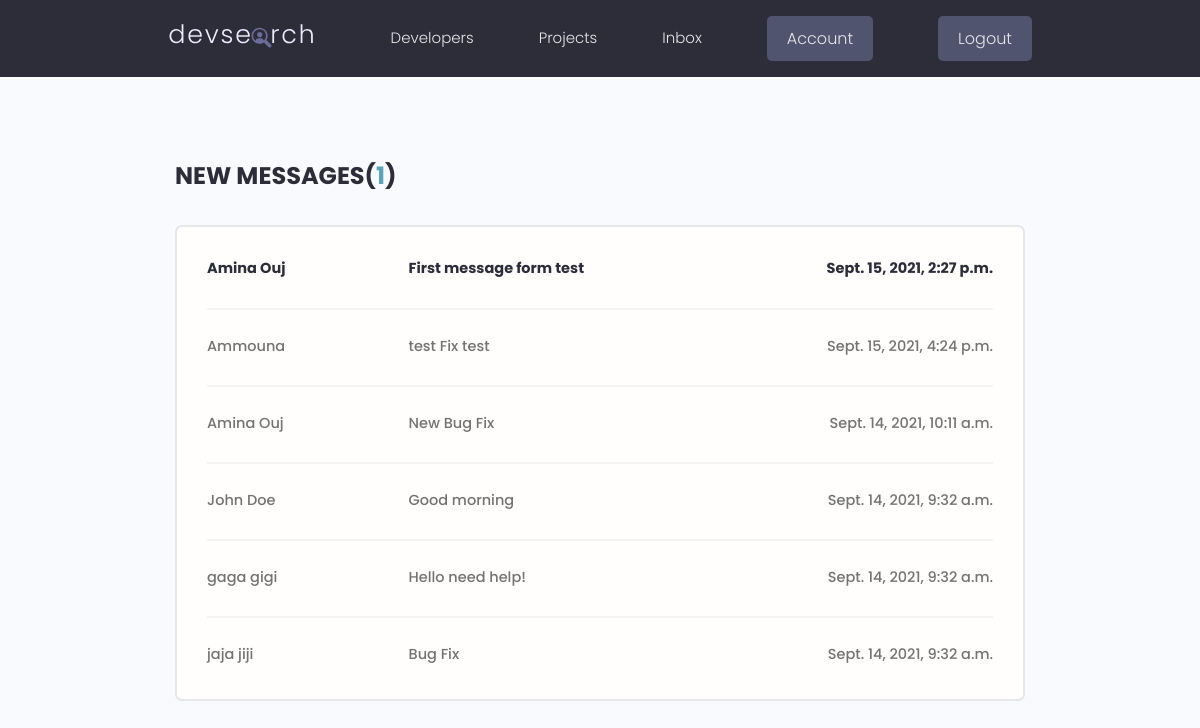
Page /inbox/ (signed in) on the committed database.
### users/models.py (models this page shows, shortened)
class Message(models.Model):
    sender = models.ForeignKey(Profile,on_delete=models.SET_NULL, null = True, blank=True)
    recepient = models.ForeignKey(Profile,on_delete=models.SET_NULL, null = True, blank=True,related_name="messages")
    name = models.CharField(max_length=200,null = True, blank=True)
    email = models.EmailField(max_length=500,null = True, blank=True)
    subject = models.CharField(max_length=200,null = True, blank=True)
    body  =models.TextField(null = False, blank=False)
    is_read = models.BooleanField(default=False,null=True)
    created =  models.DateTimeField(auto_now_add=True)
    id = models.UUIDField(default=uuid.uuid4,unique=True, primary_key=True,editable=False)
    class Meta:
        ordering = ['is_read','-created']

### users/views.py (the view)
# urls.py: path('inbox/',views.inbox,name='inbox-path'),
@login_required(login_url='login-path')
def inbox(request):
    profile = request.user.profile
    recipient = profile
    inboxMessages = recipient.messages.all()
    unreadMessagesCount = inboxMessages.filter(is_read = False).count()
    context = {'inboxMessages':inboxMessages, 'unreadMessagesCount':unreadMessagesCount}
    return render(request,'users/inbox.html',context)

### users/templates/users/inbox.html
{% extends 'main.html' %}
{% block content %}
<main class="inbox my-xl">
  <div class="content-box">
    <h3 class="inbox__title">New Messages(<span>{{unreadMessagesCount}}</span>)</h3>
    <ul class="messages">
      {% for message  in inboxMessages  %}
       {% if message.is_read == False %}
          <li class="message message--unread">
            <a href="{% url 'viewMessage-path'  message.id %}">
              <span class="message__author">{{message.name}}</span>
              <span class="message__subject">{{message.subject}}</span>
              <span class="message__date">{{message.created}}</span>
            </a>
            </li>
       {% else %}
          <li class="message">
            <a href="{% url 'viewMessage-path'  message.id %}">
              <span class="message__author">{{message.name}}</span>
              <span class="message__subject">{{message.subject}}</span>
              <span class="message__date">{{message.created}}</span>
            </a>
          </li>
       {% endif %}
      {% endfor %}
    </ul>
  </div>
</main>
{% endblock content %}

### static/styles/app.css (style rules this page uses)
:root { --color-sub: #2d2d39; }
.content-box { width: 95%; max-width: 85rem; margin: 0 auto; }
.inbox { height: 90vh; }
.inbox__title, .inbox__title span { font-size: 2.4rem; font-weight: 700; color: var(--color-sub); text-transform: uppercase; text-align: left; margin-bottom: 3rem; }
.inbox__title span { color: var(--color-main); }
.messages { list-style: none; background: var(--color-white); padding: 0.5rem 3rem; border: 2px solid var(--color-light); border-radius: 0.7rem; }
.message { padding: 2.5rem 0; }
.message > a span { font-size: 1.45rem; font-weight: 500; }
.message.message--unread a span { font-weight: 700; color: var(--color-sub); }
.message:not(:last-child) { border-bottom: 2px solid var(--color-white-light); }
.message > a { display: flex; gap: 1rem; }
.message__author, .message__date { flex-basis: 25%; }
.message__subject { flex-basis: 50%; }
.message__date { text-align: right; }

### static/uikit/styles/modules/_variables.css (style rules this page uses)
:root { --color-main: #5aa5b9; --color-main-light: #e6faff; --color-sub: #3f4156; --color-sub-light: #51546e; --color-sub-lighter: #ededfd; --color-text: #737373; --color-gray: #8b8b8b; --color-light: #e5e7eb; --color-light-gray: #767676; --color-bg: #f8fafd; --color-white: #fffefd; --color-white-light: #f3f3f3; --color-success: #359e64; --color-success-bg: #def8e8; --color-error: #fc4b0b; --color-error-bg: #fff2ee; --font-base: 'Poppins', arial, helvetica, 'Segoe UI', roboto, ubuntu, sans-serif; --font-monospace: 'Fira Code', 'Courier New', courier, monospace; --font-regular: 300; --font-medium: 500; --font-bold: 700; --generic-shadow: 1px 1px 5px #00000010; --generic-transition: all 0.3s ease-in-out; }

### static/uikit/styles/modules/_base.css (style rules this page uses)
* { margin: 0; padding: 0; box-sizing: border-box; text-rendering: optimizeLegibility; color: inherit; font-size: inherit; }
html { font-size: 50%; }
@media only screen and (min-width: 480px) { html { font-size: 56.25%; } }
@media only screen and (min-width: 1200px) { html { font-size: 62.5%; } }
body { line-height: 1.6; font-weight: 400; font-size: 1.5rem; color: var(--color-text); background-color: var(--color-bg); min-height: 100vh; }

### static/uikit/styles/modules/_typography.css (style rules this page uses)
* { font-family: var(--font-base); }
h3 { font-size: 3.2rem; font-weight: var(--font-medium); }
p, span, strong { font-size: 1.6rem; color: var(--color-text); font-weight: var(--font-regular); }
a { padding-bottom: 2px; text-decoration: none; display: inline-block; color: var(--color-main); font-weight: var(--font-medium); }

### static/uikit/styles/modules/_utilities.css (style rules this page uses)
.my-xl { margin: 8rem auto; }

### rows in the picture
Message: name "Amina Ouj", subject "First message form test", created "Sept. 15, 2021, 2:27 p.m."
Message: name "Ammouna", subject "test Fix test", created "Sept. 15, 2021, 4:24 p.m."
Message: name "Amina Ouj", subject "New Bug Fix", created "Sept. 14, 2021, 10:11 a.m."
Message: name "John Doe", subject "Good morning", created "Sept. 14, 2021, 9:32 a.m."
Message: name "gaga gigi", subject "Hello need help!", created "Sept. 14, 2021, 9:32 a.m."
Message: name "jaja jiji", subject "Bug Fix", created "Sept. 14, 2021, 9:32 a.m."

### other values in the picture
{{ unreadMessagesCount }} "1"
